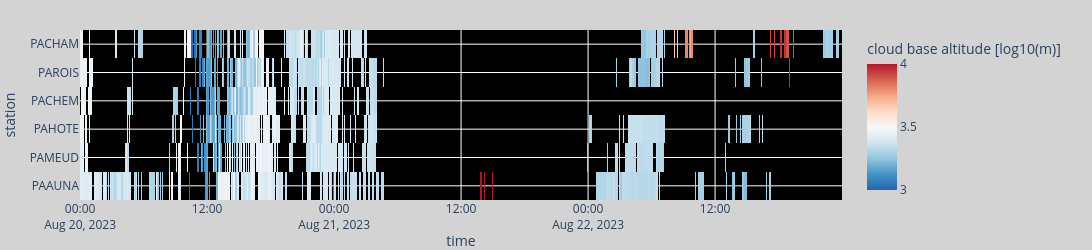

Write notebook code for a chart like this one.
### Code cell
fig = plot_da(
    np.log10(plot_ds["cloud_base_altitude"]).assign_attrs(
        units=f"log10({plot_ds["cloud_base_altitude"].attrs['units']})"
    ),
    range_color=[3, 4],
)
fig.update_layout(margin_l=80, margin_r=250, height=250).show()

### Figure 1 — Plotly figure (JSON) as saved in the notebook; plotly's stock layout.template omitted (floating-point values rounded to 4 significant figures; data arrays with more than 128 entries replaced by an {"elided": "..."} marker saying what was removed)
{"data": [{"coloraxis": "coloraxis", "hovertemplate": "time: %{x}<br>station: %{y}<br>cloud base altitude [log10(m)]: %{z}<extra></extra>", "name": "0", "type": "heatmap", "x": {"elided": "4320 str values"}, "xaxis": "x", "y": ["PAAUNA", "PAMEUD", "PAHOTE", "PACHEM", "PAROIS", "PACHAM"], "yaxis": "y", "z": {"elided": "6x4320 float values"}}], "layout": {"coloraxis": {"cmax": 4, "cmin": 3, "colorbar": {"title": {"text": "cloud base altitude [log10(m)]"}}, "colorscale": [[0, "rgb(33,102,172)"], [0.125, "rgb(67,147,195)"], [0.25, "rgb(146,197,222)"], [0.375, "rgb(209,229,240)"], [0.5, "rgb(247,247,247)"], [0.625, "rgb(253,219,199)"], [0.75, "rgb(244,165,130)"], [0.875, "rgb(214,96,77)"], [1, "rgb(178,24,43)"]]}, "height": 250, "margin": {"autoexpand": false, "b": 50, "l": 80, "r": 250, "t": 30}, "paper_bgcolor": "lightgray", "plot_bgcolor": "black", "width": 1100, "xaxis": {"anchor": "y", "domain": [0, 1], "title": {"text": "time"}}, "yaxis": {"anchor": "x", "autorange": true, "domain": [0, 1], "title": {"text": "station"}}}}
